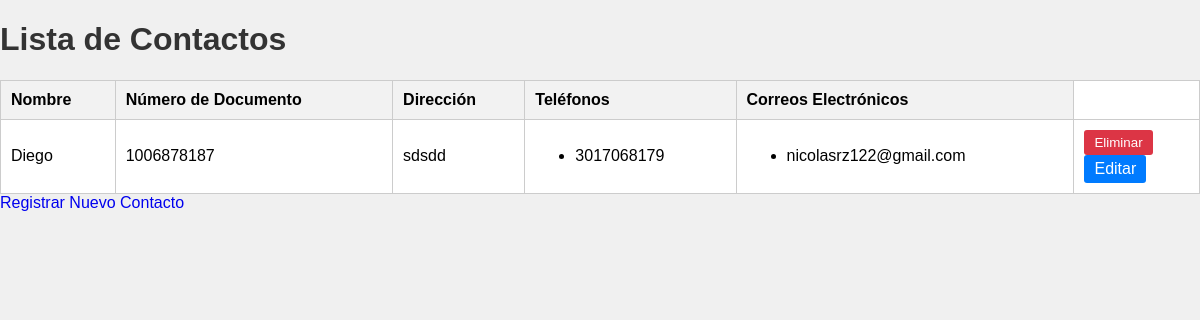
Before: / with the older database file.
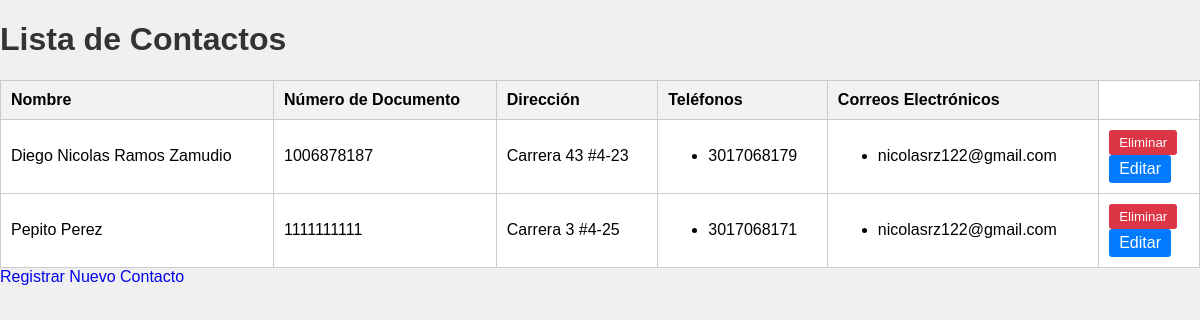
After: the same page with the newer database file.
### models.py (models this page shows)
class Contact(db.Model):
    id = db.Column(db.Integer, primary_key=True)
    nombre_completo = db.Column(db.String(100), nullable=False)
    numero_documento = db.Column(db.String(20))
    direccion = db.Column(db.String(200))
    telefonos = db.relationship('Telefono', backref='contacto', lazy=True)
    correos = db.relationship('Correo', backref='contacto', lazy=True)

class Telefono(db.Model):
    id = db.Column(db.Integer, primary_key=True)
    numero = db.Column(db.String(20), nullable=False)
    contacto_id = db.Column(db.Integer, db.ForeignKey('contact.id'), nullable=False)

class Correo(db.Model):
    id = db.Column(db.Integer, primary_key=True)
    direccion = db.Column(db.String(100), nullable=False)
    contacto_id = db.Column(db.Integer, db.ForeignKey('contact.id'), nullable=False)

### app.py (the view)
@app.route('/')
def listar_contactos():
    contactos = Contact.query.all()
    return render_template('listar_contactos.html', contactos=contactos)

### templates/listar_contactos.html (shortened to what this page needs)
<!DOCTYPE html>
<html lang="es">
<head>
    <link rel="stylesheet" href="{{ url_for('static', filename='styles.css') }}">
</head>
<body>
    <h1>Lista de Contactos</h1>
    <table>
        <thead>
            <tr>
                <th>Nombre</th>
                <th>Número de Documento</th>
                <th>Dirección</th>
                <th>Teléfonos</th>
                <th>Correos Electrónicos</th>
            </tr>
        </thead>
        <tbody>
            {% for contacto in contactos %}
            <tr>
                <td>{{ contacto.nombre_completo }}</td>
                <td>{{ contacto.numero_documento }}</td>
                <td>{{ contacto.direccion }}</td>
                <td>
                    <ul>
                        {% for telefono in contacto.telefonos %}
                        <li>{{ telefono.numero }}</li>
                        {% endfor %}
                    </ul>
                </td>
                <td>
                    <ul>
                        {% for correo in contacto.correos %}
                        <li>{{ correo.direccion }}</li>
                        {% endfor %}
                    </ul>
                </td>
                <td>
                    <form method="POST" action="{{ url_for('eliminar_contacto', id=contacto.id) }}">
                        <button type="submit" class="btn btn-danger">Eliminar</button>
                    </form>
                    <a href="{{ url_for('editar_contacto', id=contacto.id) }}" class="btn btn-primary">Editar</a>
                </td>
            </tr>
            {% endfor %}
        </tbody>
    </table>
    <a href="{{ url_for('registrar_contacto') }}">Registrar Nuevo Contacto</a>
</body>
</html>

### static/styles.css (style rules this page uses)
body { font-family: Arial, sans-serif; background-color: #f0f0f0; margin: 0; padding: 0; }
h1 { color: #333; }
table { width: 100%; border-collapse: collapse; background-color: #fff; margin-top: 20px; }
table, th, td { border: 1px solid #ccc; }
th, td { padding: 10px; text-align: left; }
th { background-color: #f2f2f2; }
.btn { display: inline-block; padding: 5px 10px; background-color: #007bff; color: #fff; text-decoration: none; border: none; cursor: pointer; border-radius: 3px; }
.btn.btn-danger { background-color: #dc3545; }
.btn.btn-primary { background-color: #007bff; }
a { text-decoration: none; }

Changed rows visible on the page:
changed Contact: nombre_completo "Diego" → "Diego Nicolas Ramos Zamudio"; direccion "sdsdd" → "Carrera 43 #4-23"
added Contact: nombre_completo "Pepito Perez", numero_documento "1111111111", direccion "Carrera 3 #4-25"
added Telefono: numero "3017068171", shown under "Pepito Perez"
added Correo: direccion "nicolasrz122@gmail.com", shown under "Pepito Perez"
